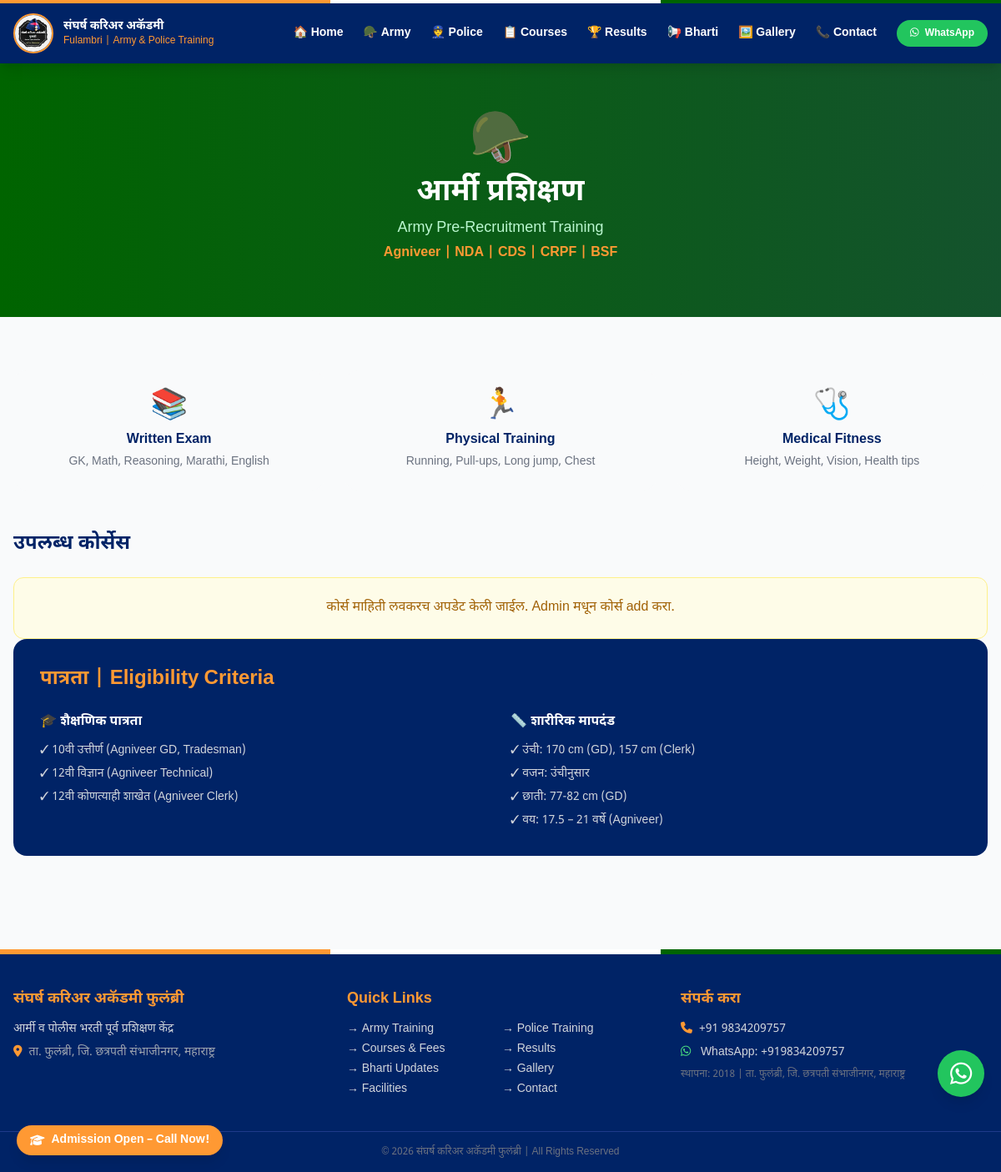
/army-training/, run on the app's committed database.
### core/models.py (models this page shows, shortened)
class AcademyInfo(models.Model):
    name_mr = models.CharField(_('नाव (मराठी)'), max_length=200, default='संघर्ष करिअर अकॅडमी फुलंब्री')
    name_en = models.CharField(_('Name (English)'), max_length=200, default='Sangharsh Career Academy Fulambri')
    tagline_mr = models.CharField(_('टॅगलाइन (मराठी)'), max_length=300, default='आर्मी व पोलीस भरती पूर्व प्रशिक्षण केंद्र')
    tagline_en = models.CharField(_('Tagline (English)'), max_length=300, default='Army & Police Pre-Recruitment Training Centre')
    address_mr = models.TextField(_('पत्ता (मराठी)'), default='ता. फुलंब्री, जि. छत्रपती संभाजीनगर, महाराष्ट्र')
    address_en = models.TextField(_('Address (English)'), default='Tal. Fulambri, Dist. Chhatrapati Sambhajinagar, Maharashtra')
    phone = models.CharField(_('फोन'), max_length=20, default='+91 XXXXX XXXXX')
    whatsapp = models.CharField(_('WhatsApp'), max_length=20, default='+91XXXXXXXXXX')
    email = models.EmailField(_('ईमेल'), blank=True)
    established_year = models.IntegerField(_('स्थापना वर्ष'), default=2018)
    logo = models.ImageField(_('लोगो'), upload_to='academy/', blank=True)
    hero_image = models.ImageField(_('Hero Image'), upload_to='academy/', blank=True)
    about_image = models.ImageField(_('About Image'), upload_to='academy/', blank=True)
    about_text_mr = models.TextField(_('आमच्याविषयी (मराठी)'), blank=True)
    about_text_en = models.TextField(_('About Us (English)'), blank=True)
    google_map_embed = models.TextField(_('Google Map Embed Code'), blank=True)
    students_selected = models.IntegerField(_('एकूण निवड'), default=500)
    army_selected = models.IntegerField(_('आर्मी निवड'), default=50)
    police_selected = models.IntegerField(_('पोलीस निवड'), default=200)
    meta_keywords = models.CharField(max_length=500, blank=True, default='army bharti, police bharti, Fulambri, संघर्ष अकॅडमी')
    meta_description = models.TextField(blank=True)
    class Meta:
        verbose_name = _('अकॅडमी माहिती')
        verbose_name_plural = _('अकॅडमी माहिती')
    @classmethod
    def get_info(cls):
        obj, _ = cls.objects.get_or_create(pk=1)
        return obj

### core/views.py (the view)
# urls.py: path('army-training/', views.army_training, name='army_training'),
def army_training(request):
    courses = Course.objects.filter(category='army', is_active=True)
    academy = get_academy_info()
    context = {
        'page_title': 'आर्मी प्रशिक्षण | Army Training',
        'meta_desc': 'Army Agniveer, NDA training at Sangharsh Academy Fulambri',
        'courses': courses,
        'category': 'army',
        'academy': academy,
    }
    return render(request, 'core/training.html', context)

### core/context_processors.py (called while the page is built)
def global_context(request):
    academy = AcademyInfo.get_info()
    return {
        'site_academy': academy,
        'whatsapp_number': academy.whatsapp.replace('+', '').replace(' ', ''),
    }

### core/views.py (called while the page is built)
def get_academy_info():
    return AcademyInfo.get_info()

### core/templates/core/training.html (shortened to what this page needs)
{% extends 'base.html' %}
{% block content %}
{% if category == 'army' %}
<div class="bg-gradient-to-r from-armygreen to-green-900 py-16 text-white text-center">
  <div class="text-6xl mb-3">🪖</div>
  <h1 class="text-4xl font-black">आर्मी प्रशिक्षण</h1>
  <p class="text-green-200 text-lg mt-2">Army Pre-Recruitment Training</p>
  <p class="text-saffron font-semibold mt-1">Agniveer | NDA | CDS | CRPF | BSF</p>
</div>
{% endif %}
<section class="py-16 max-w-7xl mx-auto px-4">
  <div class="grid lg:grid-cols-3 gap-6 mb-12">
    <div class="bg-gray-50 rounded-2xl p-6 text-center">
      <div class="text-4xl mb-2">📚</div>
      <h3 class="font-bold text-navyblue">Written Exam</h3>
      <p class="text-sm text-gray-500 mt-1">GK, Math, Reasoning, Marathi, English</p>
    </div>
    <div class="bg-gray-50 rounded-2xl p-6 text-center">
      <div class="text-4xl mb-2">🏃</div>
      <h3 class="font-bold text-navyblue">Physical Training</h3>
      <p class="text-sm text-gray-500 mt-1">Running, Pull-ups, Long jump, Chest</p>
    </div>
    <div class="bg-gray-50 rounded-2xl p-6 text-center">
      <div class="text-4xl mb-2">🩺</div>
      <h3 class="font-bold text-navyblue">Medical Fitness</h3>
      <p class="text-sm text-gray-500 mt-1">Height, Weight, Vision, Health tips</p>
    </div>
  </div>
  <h2 class="text-2xl font-black text-navyblue mb-6">उपलब्ध कोर्सेस</h2>
  {% if courses %}
  <div class="grid md:grid-cols-2 lg:grid-cols-3 gap-6 mb-12">
    {% for course in courses %}
    <div class="bg-white rounded-2xl shadow border border-gray-100 overflow-hidden card-hover">
      {% if course.image %}
        <img src="{{ course.image.url }}" alt="{{ course.name_en }}" class="w-full h-40 object-cover"/>
      {% else %}
        <div class="h-40 {% if category == 'army' %}bg-gradient-to-br from-armygreen to-green-700{% else %}bg-gradient-to-br from-navyblue to-blue-800{% endif %} flex items-center justify-center text-5xl text-white">
          {% if category == 'army' %}🪖{% else %}👮{% endif %}
        </div>
      {% endif %}
      <div class="p-5">
        <h3 class="font-black text-lg text-navyblue">{{ course.name_mr }}</h3>
        <p class="text-gray-500 text-sm">{{ course.name_en }}</p>
        <div class="flex items-center gap-3 mt-3">
          <span class="bg-gray-100 text-gray-700 text-xs px-3 py-1 rounded-full">⏱️ {{ course.get_duration_display }}</span>
          <span class="bg-saffron text-white text-xs px-3 py-1 rounded-full font-bold">₹{{ course.fee|floatformat:0 }}</span>
        </div>
        {% if course.description_mr %}
        <p class="text-sm text-gray-600 mt-3 line-clamp-2">{{ course.description_mr }}</p>
        {% endif %}
        {% if course.subjects %}
        <div class="flex flex-wrap gap-1 mt-3">
          {% for sub in course.get_subjects_list %}
          <span class="bg-blue-50 text-blue-700 text-xs px-2 py-0.5 rounded">{{ sub }}</span>
          {% endfor %}
        </div>
        {% endif %}
        <a href="{% url 'contact' %}" class="mt-4 block text-center bg-saffron text-white py-2 rounded-xl font-bold text-sm hover:bg-orange-400 transition">
          Admission साठी संपर्क करा
        </a>
      </div>
    </div>
    {% endfor %}
  </div>
  {% else %}
  <div class="bg-yellow-50 border border-yellow-200 rounded-xl p-6 text-center text-yellow-700">
    <p>कोर्स माहिती लवकरच अपडेट केली जाईल. Admin मधून कोर्स add करा.</p>
  </div>
  {% endif %}
  <div class="bg-navyblue text-white rounded-2xl p-8">
    <h2 class="text-2xl font-black mb-6 text-saffron">पात्रता | Eligibility Criteria</h2>
    <div class="grid md:grid-cols-2 gap-6">
      <div>
        <h3 class="font-bold mb-3">🎓 शैक्षणिक पात्रता</h3>
        <ul class="space-y-2 text-sm text-gray-300">
          {% if category == 'army' %}
          <li>✓ 10वी उत्तीर्ण (Agniveer GD, Tradesman)</li>
          <li>✓ 12वी विज्ञान (Agniveer Technical)</li>
          <li>✓ 12वी कोणत्याही शाखेत (Agniveer Clerk)</li>
          {% else %}
          <li>✓ 12वी उत्तीर्ण (Police Constable)</li>
          <li>✓ पदवी (PSI - Sub Inspector)</li>
          <li>✓ 10वी/12वी (Homeguard, Rakshak)</li>
          {% endif %}
        </ul>
      </div>
      <div>
        <h3 class="font-bold mb-3">📏 शारीरिक मापदंड</h3>
        <ul class="space-y-2 text-sm text-gray-300">
          {% if category == 'army' %}
          <li>✓ उंची: 170 cm (GD), 157 cm (Clerk)</li>
          <li>✓ वजन: उंचीनुसार</li>
          <li>✓ छाती: 77-82 cm (GD)</li>
          <li>✓ वय: 17.5 – 21 वर्षे (Agniveer)</li>
          {% else %}
          <li>✓ पुरुष उंची: 165 cm</li>
          <li>✓ महिला उंची: 155 cm</li>
          <li>✓ वय: 18-28 वर्षे (OBC/SC/ST relaxation)</li>
          <li>✓ दौड: 1600m 5:45 मिनिटात</li>
          {% endif %}
        </ul>
      </div>
    </div>
  </div>
</section>
{% endblock %}

### templates/base.html (shortened to what this page needs)
<!DOCTYPE html>
<html lang="mr" class="scroll-smooth">
<head>
  <script src="https://cdn.tailwindcss.com"></script>
  <link rel="stylesheet" href="https://cdnjs.cloudflare.com/ajax/libs/font-awesome/6.5.0/css/all.min.css"/>
</head>
<body class="bg-gray-50 text-gray-800 font-marathi">
<nav class="bg-navyblue shadow-lg sticky top-0 z-50">
  <div class="max-w-7xl mx-auto px-4 py-3 flex items-center justify-between">
    <a href="{% url 'home' %}" class="flex items-center gap-3">
      {% if site_academy.logo %}
        <img src="{{ site_academy.logo.url }}" alt="logo" class="h-12 w-12 rounded-full border-2 border-saffron"/>
      {% else %}
        <div class="h-12 w-12 rounded-full bg-saffron flex items-center justify-center text-white font-bold text-xl">स</div>
      {% endif %}
      <div>
        <div class="text-white font-bold text-sm leading-tight">संघर्ष करिअर अकॅडमी</div>
        <div class="text-saffron text-xs">Fulambri | Army & Police Training</div>
      </div>
    </a>
    <div class="hidden lg:flex items-center gap-6 text-sm font-semibold">
      <a href="{% url 'home' %}" class="nav-link text-white hover:text-saffron">🏠 Home</a>
      <a href="{% url 'army_training' %}" class="nav-link text-white hover:text-saffron">🪖 Army</a>
      <a href="{% url 'police_training' %}" class="nav-link text-white hover:text-saffron">👮 Police</a>
      <a href="{% url 'courses_fees' %}" class="nav-link text-white hover:text-saffron">📋 Courses</a>
      <a href="{% url 'past_results' %}" class="nav-link text-white hover:text-saffron">🏆 Results</a>
      <a href="{% url 'bharti_list' %}" class="nav-link text-white hover:text-saffron">📢 Bharti</a>
      <a href="{% url 'gallery' %}" class="nav-link text-white hover:text-saffron">🖼️ Gallery</a>
      <a href="{% url 'contact' %}" class="nav-link text-white hover:text-saffron">📞 Contact</a>
      <a href="https://wa.me/{{ whatsapp_number }}?text=Admission%20inquiry%20-%20Sangharsh%20Academy%20Fulambri" target="_blank"
         class="bg-green-500 hover:bg-green-400 text-white px-4 py-2 rounded-full text-xs font-bold transition">
        <i class="fab fa-whatsapp mr-1"></i> WhatsApp
      </a>
    </div>
  </div>
</nav>
{% block content %}{% endblock %}
<footer class="bg-navyblue text-white mt-12">
  <div class="tricolor-bar h-1.5"></div>
  <div class="max-w-7xl mx-auto px-4 py-10 grid grid-cols-1 md:grid-cols-3 gap-8">
    <div>
      <h3 class="text-saffron font-bold text-lg mb-3">संघर्ष करिअर अकॅडमी फुलंब्री</h3>
      <p class="text-gray-300 text-sm mb-2">{{ site_academy.tagline_mr }}</p>
      <p class="text-gray-400 text-sm">
        <i class="fas fa-map-marker-alt text-saffron mr-2"></i>{{ site_academy.address_mr }}
      </p>
    </div>
    <div>
      <h3 class="text-saffron font-bold text-lg mb-3">Quick Links</h3>
      <div class="grid grid-cols-2 gap-1 text-sm">
        <a href="{% url 'army_training' %}" class="text-gray-300 hover:text-saffron">→ Army Training</a>
        <a href="{% url 'police_training' %}" class="text-gray-300 hover:text-saffron">→ Police Training</a>
        <a href="{% url 'courses_fees' %}" class="text-gray-300 hover:text-saffron">→ Courses & Fees</a>
        <a href="{% url 'past_results' %}" class="text-gray-300 hover:text-saffron">→ Results</a>
        <a href="{% url 'bharti_list' %}" class="text-gray-300 hover:text-saffron">→ Bharti Updates</a>
        <a href="{% url 'gallery' %}" class="text-gray-300 hover:text-saffron">→ Gallery</a>
        <a href="{% url 'facilities' %}" class="text-gray-300 hover:text-saffron">→ Facilities</a>
        <a href="{% url 'contact' %}" class="text-gray-300 hover:text-saffron">→ Contact</a>
      </div>
    </div>
    <div>
      <h3 class="text-saffron font-bold text-lg mb-3">संपर्क करा</h3>
      <div class="space-y-2 text-sm text-gray-300">
        <p><i class="fas fa-phone text-saffron mr-2"></i><a href="tel:{{ site_academy.phone }}" class="hover:text-white">{{ site_academy.phone }}</a></p>
        <p><i class="fab fa-whatsapp text-green-400 mr-2"></i>
          <a href="https://wa.me/{{ whatsapp_number }}" target="_blank" class="hover:text-white">WhatsApp: {{ site_academy.whatsapp }}</a>
        </p>
        <p class="mt-3 text-xs text-gray-500">स्थापना: {{ site_academy.established_year }} | ता. फुलंब्री, जि. छत्रपती संभाजीनगर, महाराष्ट्र</p>
      </div>
    </div>
  </div>
  <div class="border-t border-blue-900 text-center py-4 text-xs text-gray-500">
    © 2026 संघर्ष करिअर अकॅडमी फुलंब्री | All Rights Reserved
  </div>
</footer>
<a href="https://wa.me/{{ whatsapp_number }}?text=Admission%20Inquiry%20-%20Sangharsh%20Academy"
   target="_blank" class="whatsapp-float group">
  <div class="bg-green-500 hover:bg-green-400 text-white w-14 h-14 rounded-full flex items-center justify-center shadow-lg transition-transform hover:scale-110">
    <i class="fab fa-whatsapp text-3xl"></i>
  </div>
</a>
<a href="{% url 'contact' %}"
   class="admission-sticky bg-saffron hover:bg-saffron-dark text-white px-4 py-2 rounded-full shadow-lg font-bold text-sm transition-transform hover:scale-105 flex items-center gap-2">
  <i class="fas fa-graduation-cap"></i> Admission Open – Call Now!
</a>
</body>
</html>

### templates/base.html (style rules this page uses)
body { font-family: 'Noto Sans Devanagari', 'Rajdhani', sans-serif; }
.tricolor-bar { background: linear-gradient(90deg, #FF9933 33%, #ffffff 33%, #ffffff 66%, #006400 66%); }
.nav-link { position: relative; }
.nav-link::after { content: ''; position: absolute; bottom: -2px; left: 0; width: 0; height: 2px; background: #FF9933; transition: width .3s; }
.whatsapp-float { position: fixed; bottom: 90px; right: 20px; z-index: 9999; }
.admission-sticky { position: fixed; bottom: 20px; left: 20px; z-index: 9998; }

### data on the page
AcademyInfo: logo (picture), tagline_mr "आर्मी व पोलीस भरती पूर्व प्रशिक्षण केंद्र", address_mr "ता. फुलंब्री, जि. छत्रपती संभाजीनगर, महाराष्ट्र", phone "+91 9834209757", whatsapp "+919834209757", established_year "2018"
